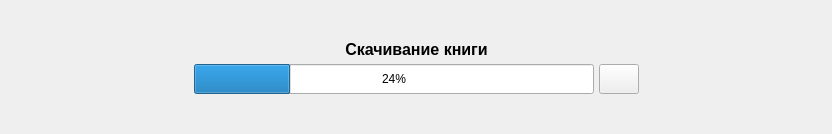
                         <widget class="QWidget" name="downloadingPage">
                          <layout class="QHBoxLayout" name="horizontalLayout_36">
                           <property name="spacing">
                            <number>0</number>
                           </property>
                           <property name="leftMargin">
                            <number>0</number>
                           </property>
                           <property name="topMargin">
                            <number>0</number>
                           </property>
                           <property name="rightMargin">
                            <number>0</number>
                           </property>
                           <property name="bottomMargin">
                            <number>0</number>
                           </property>
                           <item>
                            <spacer name="horizontalSpacer_15">
                             <property name="orientation">
                              <enum>Qt::Horizontal</enum>
                             </property>
                             <property name="sizeType">
                              <enum>QSizePolicy::Preferred</enum>
                             </property>
                             <property name="sizeHint" stdset="0">
                              <size>
                               <width>194</width>
                               <height>20</height>
                              </size>
                             </property>
                            </spacer>
                           </item>
                           <item>
                            <layout class="QVBoxLayout" name="verticalLayout_24">
                             <property name="spacing">
                              <number>5</number>
                             </property>
                             <item>
                              <spacer name="verticalSpacer_12">
                               <property name="orientation">
                                <enum>Qt::Vertical</enum>
                               </property>
                               <property name="sizeHint" stdset="0">
                                <size>
                                 <width>20</width>
                                 <height>40</height>
                                </size>
                               </property>
                              </spacer>
                             </item>
                             <item>
                              <widget class="QLabel" name="label_7">
                               <property name="font">
                                <font>
                                 <family>Arial</family>
                                 <pointsize>12</pointsize>
                                 <weight>75</weight>
                                 <bold>true</bold>
                                </font>
                               </property>
                               <property name="text">
                                <string>Скачивание книги</string>
                               </property>
                               <property name="alignment">
                                <set>Qt::AlignCenter</set>
                               </property>
                              </widget>
                             </item>
                             <item>
                              <widget class="QFrame" name="frame_5">
                               <layout class="QHBoxLayout" name="horizontalLayout_34">
                                <property name="spacing">
                                 <number>5</number>
                                </property>
                                <property name="leftMargin">
                                 <number>0</number>
                                </property>
                                <property name="topMargin">
                                 <number>0</number>
                                </property>
                                <property name="rightMargin">
                                 <number>0</number>
                                </property>
                                <property name="bottomMargin">
                                 <number>0</number>
                                </property>
                                <item>
                                 <widget class="QProgressBar" name="downloadingProgressBarLg">
                                  <property name="minimumSize">
                                   <size>
                                    <width>400</width>
                                    <height>30</height>
                                   </size>
                                  </property>
                                  <property name="value">
                                   <number>24</number>
                                  </property>
                                  <property name="alignment">
                                   <set>Qt::AlignCenter</set>
                                  </property>
                                 </widget>
                                </item>
                                <item>
                                 <widget class="QPushButton" name="stopDownloadingBtn">
                                  <property name="minimumSize">
                                   <size>
                                    <width>30</width>
                                    <height>30</height>
                                   </size>
                                  </property>
                                  <property name="text">
                                   <string/>
                                  </property>
                                  <property name="icon">
                                   <iconset resource="resources/icons.qrc">
                                    <normaloff>:/other/x.svg</normaloff>:/other/x.svg</iconset>
                                  </property>
                                  <property name="iconSize">
                                   <size>
                                    <width>25</width>
                                    <height>25</height>
                                   </size>
                                  </property>
                                 </widget>
                                </item>
                               </layout>
                              </widget>
                             </item>
                             <item>
                              <spacer name="verticalSpacer_13">
                               <property name="orientation">
                                <enum>Qt::Vertical</enum>
                               </property>
                               <property name="sizeHint" stdset="0">
                                <size>
                                 <width>20</width>
                                 <height>40</height>
                                </size>
                               </property>
                              </spacer>
                             </item>
                            </layout>
                           </item>
                           <item>
                            <spacer name="horizontalSpacer_12">
                             <property name="orientation">
                              <enum>Qt::Horizontal</enum>
                             </property>
                             <property name="sizeType">
                              <enum>QSizePolicy::Preferred</enum>
                             </property>
                             <property name="sizeHint" stdset="0">
                              <size>
                               <width>193</width>
                               <height>20</height>
                              </size>
                             </property>
                            </spacer>
                           </item>
                          </layout>
                         </widget>
